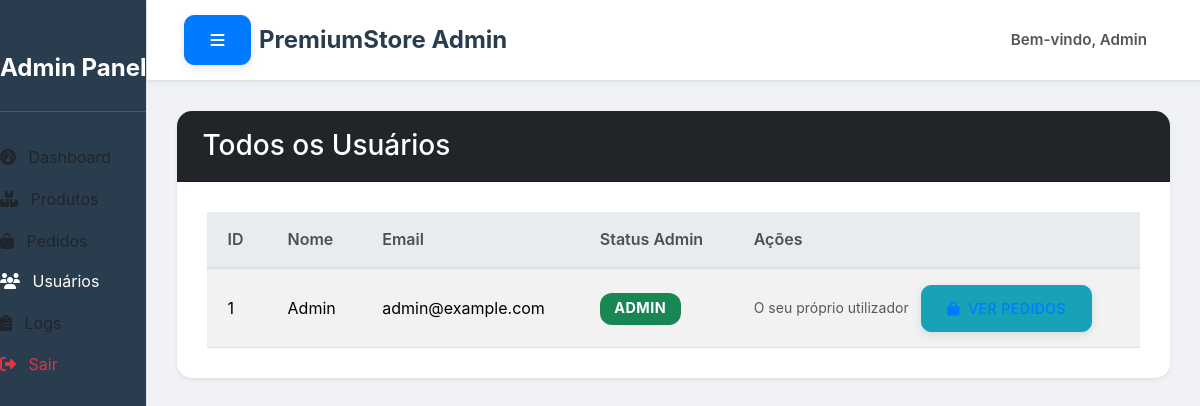
The page /admin/usuarios (signed in) on the database as committed earlier.
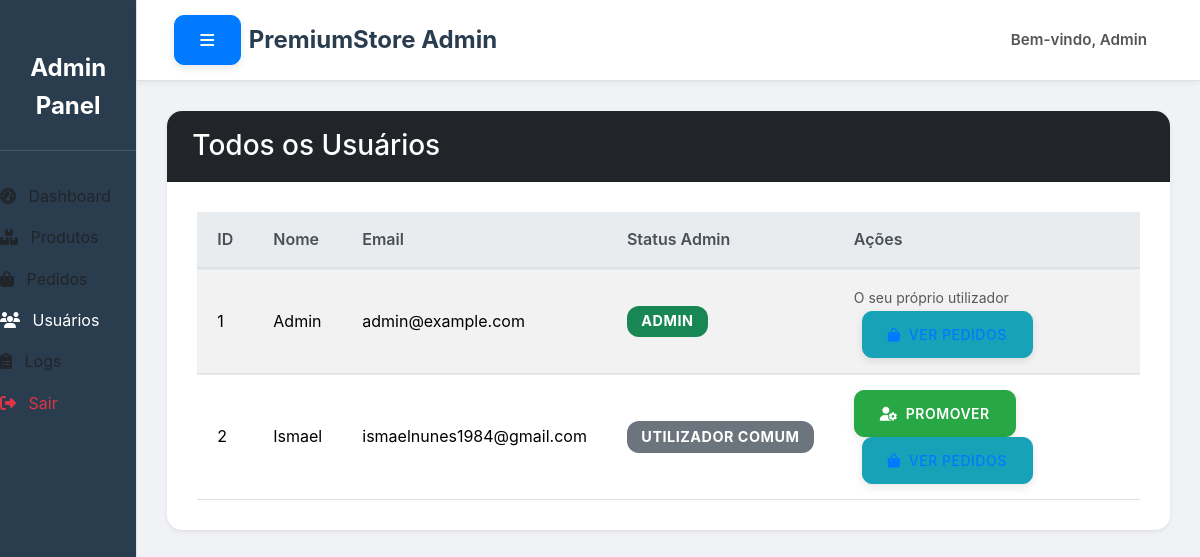
The same page on the database as committed later.
### tables this page shows
CREATE TABLE usuarios (
            id INTEGER PRIMARY KEY AUTOINCREMENT,
            nome TEXT NOT NULL,
            email TEXT UNIQUE NOT NULL,
            senha TEXT NOT NULL,
            is_admin BOOLEAN DEFAULT 0
        );

### routes/admin.py (the view)
@admin_bp.route('/usuarios')
@admin_required
def admin_usuarios():
    conn = conectar_db()
    cursor = conn.cursor()
    cursor.execute('SELECT id, nome, email, is_admin FROM usuarios ORDER BY nome')
    usuarios = cursor.fetchall()
    conn.close()
    return render_template('admin/usuarios.html', usuarios=usuarios)

### app.py (called while the page is built)
@app.context_processor
def inject_global_data():
    total_itens = 0
    if 'usuario_id' in session:
        usuario_id = session['usuario_id']
        try:
            total_itens = contar_itens_carrinho_db(usuario_id)
        except Exception as e:
            print(f"Erro ao contar itens do carrinho para o usuário {usuario_id}: {e}")
            total_itens = 0
    return {'total_itens': total_itens}

### database.py (called while the page is built)
def conectar_db():
    conn = sqlite3.connect(DB_NAME)
    conn.row_factory = sqlite3.Row # Permite acessar colunas por nome (como dicionário)
    return conn

def contar_itens_carrinho_db(usuario_id):
    conn = conectar_db()
    cursor = conn.cursor()
    cursor.execute('''
    SELECT COALESCE(SUM(quantidade), 0)
    FROM carrinho
    WHERE usuario_id = ?
    ''', (usuario_id,))
    total_itens = cursor.fetchone()[0]
    conn.close()
    return total_itens

### templates/admin/usuarios.html (shortened to what this page needs)
{% extends "base_admin.html" %}
{% block admin_content %}
<div class="card shadow-sm">
    <div class="card-header bg-dark text-white">
        <h3 class="card-title mb-0">Todos os Usuários</h3>
    </div>
    <div class="card-body">
        <div class="table-responsive">
            <table class="table table-striped table-hover align-middle">
                <thead>
                    <tr>
                        <th scope="col">ID</th>
                        <th scope="col">Nome</th>
                        <th scope="col">Email</th>
                        <th scope="col">Status Admin</th>
                        <th scope="col">Ações</th>
                    </tr>
                </thead>
                <tbody>
                    {% if usuarios %}
                        {% for usuario in usuarios %}
                        <tr>
                            <td>{{ usuario.id }}</td>
                            <td>{{ usuario.nome }}</td>
                            <td>{{ usuario.email }}</td>
                            <td>
                                {% if usuario.is_admin %}
                                    <span class="badge bg-success">Admin</span>
                                {% else %}
                                    <span class="badge bg-secondary">Utilizador Comum</span>
                                {% endif %}
                            </td>
                            <td>
                                {% if usuario.id != session.get('usuario_id') %}
                                <form action="{{ url_for('admin.toggle_admin_status', user_id=usuario.id) }}" method="POST" class="d-inline"
                                    onsubmit="return confirmToggleAdminStatus('{{ usuario.is_admin|tojson }}', '{{ usuario.nome|tojson }}');">
                                    <button type="submit" class="btn btn-sm btn-{{ 'danger' if usuario.is_admin else 'success' }}" aria-label="Alternar status administrador de {{ usuario.nome }}">
                                        <i class="fas fa-user-cog me-1"></i> {{ 'Rebaixar' if usuario.is_admin else 'Promover' }}
                                    </button>
                                </form>
                                {% else %}
                                    <small class="text-muted">O seu próprio utilizador</small>
                                {% endif %}
                                <a href="{{ url_for('admin.admin_pedidos') }}?user_id={{ usuario.id }}" class="btn btn-sm btn-info ms-2" aria-label="Ver pedidos de {{ usuario.nome }}">
                                    <i class="fas fa-shopping-bag me-1"></i> Ver Pedidos
                                </a>
                            </td>
                        </tr>
                        {% endfor %}
                    {% else %}
                        <tr>
                            <td colspan="5" class="text-center py-4">Nenhum utilizador registado.</td>
                        </tr>
                    {% endif %}
                </tbody>
            </table>
        </div>
    </div>
</div>
{% endblock %}

### templates/base_admin.html (shortened to what this page needs)
<!DOCTYPE html>
<html lang="pt">
<head>
    <link href="https://cdn.jsdelivr.net/npm/bootstrap@5.3.3/dist/css/bootstrap.min.css" rel="stylesheet" xintegrity="sha384-QWTKZyjpPEjISv5WaRU9OFeRpok6YctnYmDr5pNlyT2bRjXh0JMhjY6hW+ALEwIH">
    <link rel="stylesheet" href="https://cdnjs.cloudflare.com/ajax/libs/font-awesome/6.5.2/css/all.min.css" xintegrity="sha512-SnH5WK+bZxgPHs44uWIX+LLJAJ9/2PkPKZ5QiAj6Ta86w+fsb2TkcmfRyVX3pBnMFcV7oQPJkl9QevSCWr3W6A==" />
    <link rel="stylesheet" href="{{ url_for('static', filename='css/admin.css') }}">
</head>
<body>
    <div class="d-flex" id="wrapper">
        <div class="admin-sidebar border-end">
            <div class="sidebar-heading text-center py-4 fs-4 fw-bold">Admin Panel</div>
            <div class="list-group list-group-flush">
                <a href="{{ url_for('admin.admin_dashboard') }}" class="list-group-item list-group-item-action py-2 ripple {% if request.endpoint == 'admin.admin_dashboard' %}active{% endif %}">
                    <i class="fas fa-tachometer-alt me-2"></i> Dashboard
                </a>
                <a href="{{ url_for('admin.admin_produtos') }}" class="list-group-item list-group-item-action py-2 ripple ">
                    <i class="fas fa-boxes me-2"></i> Produtos
                </a>
                <a href="{{ url_for('admin.admin_pedidos') }}" class="list-group-item list-group-item-action py-2 ripple {% if request.endpoint == 'admin.admin_pedidos' or request.endpoint == 'admin.detalhes_pedido' %}active{% endif %}">
                    <i class="fas fa-shopping-bag me-2"></i> Pedidos
                </a>
                <a href="{{ url_for('admin.admin_usuarios') }}" class="list-group-item list-group-item-action py-2 ripple {% if request.endpoint == 'admin.admin_usuarios' %}active{% endif %}">
                    <i class="fas fa-users me-2"></i> Usuários
                </a>
                <a href="{{ url_for('admin.admin_logs') }}" class="list-group-item list-group-item-action py-2 ripple {% if request.endpoint == 'admin.admin_logs' %}active{% endif %}">
                    <i class="fas fa-clipboard-list me-2"></i> Logs
                </a>
                <a href="{{ url_for('auth.logout') }}" class="list-group-item list-group-item-action py-2 ripple text-danger">
                    <i class="fas fa-sign-out-alt me-2"></i> Sair
                </a>
            </div>
        </div>
        <div id="page-content-wrapper" class="flex-grow-1">
            <nav class="navbar navbar-expand-lg navbar-light bg-light border-bottom">
                <div class="container-fluid">
                    <button class="btn btn-primary" id="sidebarToggle">
                        <i class="fas fa-bars"></i>
                    </button>
                    <a class="navbar-brand me-auto" href="{{ url_for('admin.admin_dashboard') }}">
                        <span class="ms-2">PremiumStore Admin</span>
                    </a>
                    <div class="d-flex align-items-center">
                        <span class="navbar-text me-3">Bem-vindo, {{ session.get('usuario_nome', 'Admin') }}</span>
                    </div>
                </div>
            </nav>
            <div class="container-fluid admin-content">
                {% block admin_content %}{% endblock %}
            </div>
        </div>
    </div>
</body>
</html>

Rows that differ between the two databases and show on the page:
added usuarios: id "2", nome "Ismael", email "ismaelnunes1984@gmail.com", shows "UTILIZADOR COMUM", is_admin "PROMOVER"
